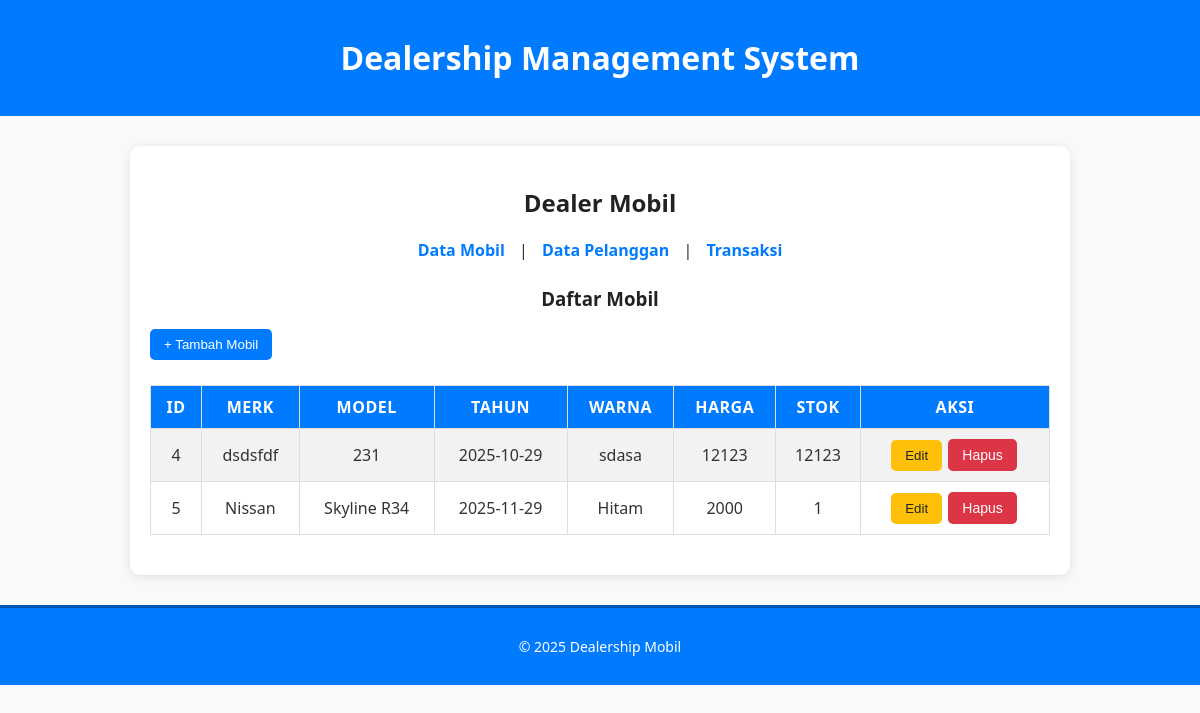
/?page=mobil, run on the app's committed database.
### tables this page shows
CREATE TABLE `mobil` (
  `id_mobil` int(11) NOT NULL,
  `merk` varchar(255) NOT NULL,
  `model` varchar(255) NOT NULL,
  `tahun` date NOT NULL,
  `warna` varchar(255) NOT NULL,
  `harga` int(11) NOT NULL,
  `stok` int(11) NOT NULL
);

### config/db.php (called while the page is built, shortened)
<?php
class Database {
    private $host = "localhost";
    private $username = "root";
    private $password = "";
    private $dbname = "db_dealer_mobil";
    public function __construct() {
        try {
            $this->conn = new PDO("mysql:host=$this->host;dbname=$this->dbname", $this->username, $this->password);
        } catch (PDOException $e) {
            echo "Connection failed: " . $e->getMessage();
        }
    }
}
?>

### class/mobil.php (called while the page is built, shortened)
<?php
require_once __DIR__ . '/../config/db.php';
class Mobil {
    private $db;
    public function __construct() {
        $this->db = (new Database())->conn;
    }
    public function getAllMobil() {
        $stmt = $this->db->query("SELECT * FROM mobil");
        return $stmt->fetchAll(PDO::FETCH_ASSOC);
    }
};

### view/mobil.php (the view, shortened to what this page needs)
<?php
    include_once 'class/mobil.php';
    $mobil = new Mobil();
?>
<h3>Daftar Mobil</h3>
<button id="openAddModal">+ Tambah Mobil</button>
<table border="1">
    <tr>
        <th>ID</th>
        <th>Merk</th>
        <th>Model</th>
        <th>Tahun</th>
        <th>Warna</th>
        <th>Harga</th>
        <th>Stok</th>
        <th>Aksi</th>
    </tr>
    <?php foreach ($mobil->getAllMobil() as $m): ?>
    <tr>
        <td><?= $m['id_mobil'] ?></td>
        <td><?= $m['merk'] ?></td>
        <td><?= $m['model'] ?></td>
        <td><?= $m['tahun'] ?></td>
        <td><?= $m['warna'] ?></td>
        <td><?= $m['harga'] ?></td>
        <td><?= $m['stok'] ?></td>
        <td>
            <button
                class="editBtn"
                data-id="<?= $m['id_mobil'] ?>"
                data-merk="<?= $m['merk'] ?>"
                data-model="<?= $m['model'] ?>"
                data-tahun="<?= $m['tahun'] ?>"
                data-warna="<?= $m['warna'] ?>"
                data-harga="<?= $m['harga'] ?>"
                data-stok="<?= $m['stok'] ?>"
            >Edit</button>
            <button onclick="if(confirm('Are you sure you want to delete this item?')) { window.location.href='?page=mobil&delete=<?= $m['id_mobil'] ?>'; }" class="btn-delete">Hapus</button>
        </td>
    </tr>
    <?php endforeach; ?>
</table>

### style.css (style rules this page uses)
body { font-family: "Segoe UI", Arial, sans-serif; background-color: #f8f9fa; color: #333; margin: 0; padding: 0; }
h2, h3 { color: #222; text-align: center; }
table { border-collapse: collapse; width: 100%; background: #fff; margin: 10px 0 20px; }
th, td { border: 1px solid #ddd; padding: 10px; text-align: center; }
th { background-color: #007bff; color: white; text-transform: uppercase; letter-spacing: 0.5px; }
tr:nth-child(even) { background-color: #f2f2f2; }
button, input[type="submit"] { background-color: #007bff; color: white; border: none; padding: 8px 14px; border-radius: 5px; cursor: pointer; transition: background-color 0.2s ease; }
#openAddModal { margin-bottom: 15px; }
button.editBtn { background-color: #ffc107; color: #212529; }
.btn-delete { display: inline-block; background-color: #dc3545; color: white; padding: 8px 14px; border-radius: 5px; text-decoration: none; font-size: 14px; margin: 0 2px; }

### data on the page
mobil: id_mobil "4", merk "dsdsfdf", model "231", tahun "2025-10-29", warna "sdasa", harga "12123", stok "12123"
mobil: id_mobil "5", merk "Nissan", model "Skyline R34", tahun "2025-11-29", warna "Hitam", harga "2000", stok "1"
